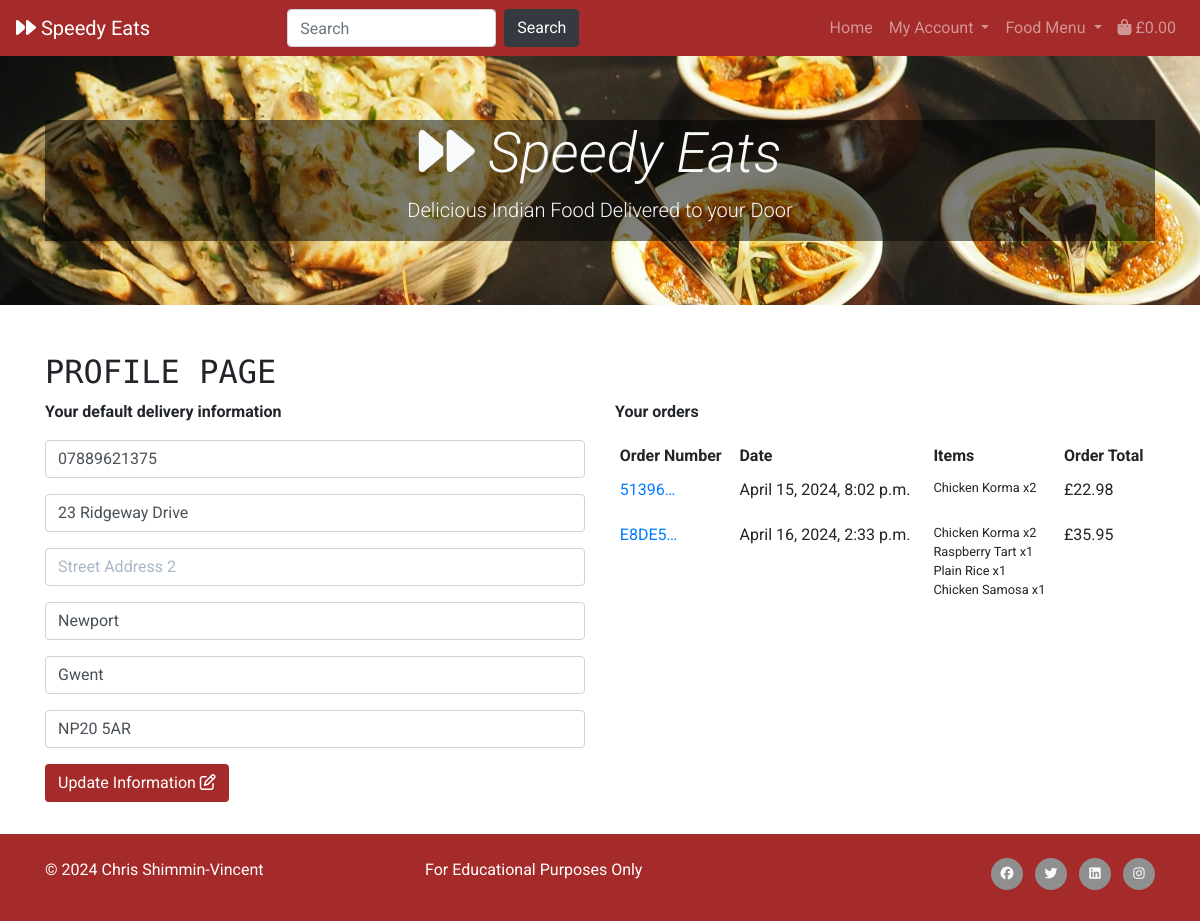
/profile/ (signed in), run on an earlier commit of the app's database.
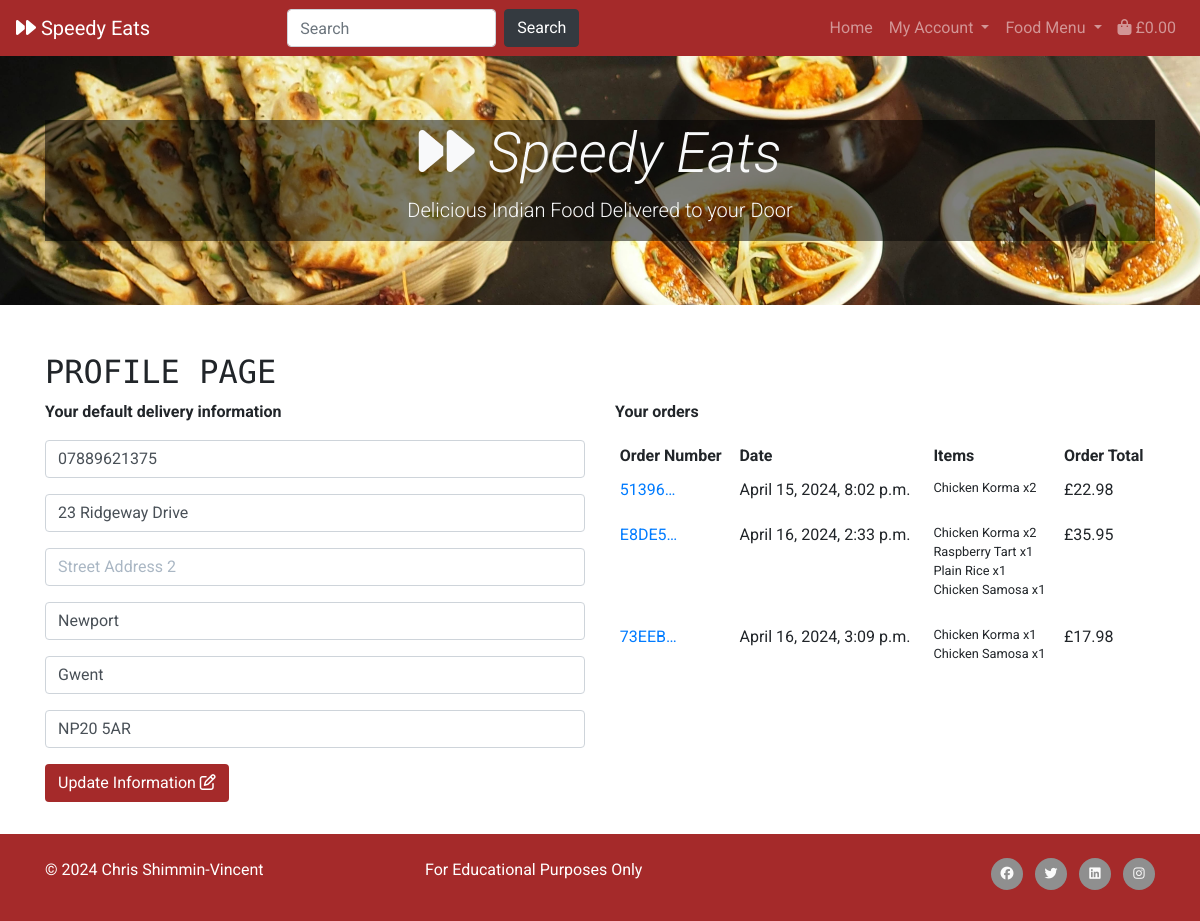
And on a later commit of the database.
### checkout/models.py (models this page shows, shortened)
class Order(models.Model):
    order_number = models.CharField(max_length=32, null=False, editable=False)
    date = models.DateTimeField(auto_now_add=True)
    user_profile = models.ForeignKey(UserProfile, on_delete=models.SET_NULL,
                                     null=True, blank=True,
                                     related_name='orders')
    full_name = models.CharField(max_length=50, null=False, blank=False)
    email = models.EmailField(max_length=254, null=False, blank=False)
    phone_number = models.CharField(max_length=20, null=False, blank=False)
    street_address1 = models.CharField(max_length=80, null=False, blank=False)
    street_address2 = models.CharField(max_length=80, null=True, blank=True)
    town_or_city = models.CharField(max_length=40, null=False, blank=False)
    county = models.CharField(max_length=80, null=False, blank=False)
    postcode = models.CharField(max_length=20, null=False, blank=False)
    delivery_cost = models.DecimalField(max_digits=6, decimal_places=2,
                                        null=False, default=0)
    order_total = models.DecimalField(max_digits=10, decimal_places=2,
                                      null=False, default=0)
    grand_total = models.DecimalField(max_digits=10, decimal_places=2,
                                      null=False, default=0)
    original_bag = models.TextField(null=False, blank=False, default='')
    stripe_pid = models.CharField(max_length=254, null=False,
                                  blank=False, default='')

class OrderLineItem(models.Model):
    order = models.ForeignKey(Order, null=False, blank=False,
                              on_delete=models.CASCADE,
                              related_name='lineitems')
    product = models.ForeignKey(Product, null=False, blank=False,
                                on_delete=models.CASCADE)
    quantity = models.IntegerField(null=False, blank=False, default=0)
    lineitem_total = models.DecimalField(max_digits=6, decimal_places=2,
                                         null=False, blank=False,
                                         editable=False)

### products/models.py (models this page shows, shortened)
class Product(models.Model):
    category = models.ForeignKey('Category', null=True,
                                 blank=True, on_delete=models.SET_NULL)
    product_code = models.CharField(max_length=254, null=True, blank=True)
    name = models.CharField(max_length=254)
    description = models.TextField()
    price = models.DecimalField(max_digits=6, decimal_places=2)
    image_url = models.URLField(max_length=1024, null=True, blank=True)
    image = models.ImageField(null=True, blank=True)

### profiles/views.py (the view)
# urls.py: path('', views.profile, name='profile'),
def profile(request):
    profile = get_object_or_404(UserProfile, user=request.user)
    if request.method == 'POST':
        form = UserProfileForm(request.POST, instance=profile)
        if form.is_valid():
            form.save()
            messages.success(request, 'Profile updated successfully')
    form = UserProfileForm(instance=profile)
    orders = profile.orders.all()
    template = 'profiles/profile.html'
    context = {
        'profile': profile,
        'form': form,
        'orders': orders,
        'no_bag': True,
    }
    return render(request, template, context)

### profiles/forms.py
class UserProfileForm(forms.ModelForm):
    class Meta:
        model = UserProfile
        exclude = ('user',)
    def __init__(self, *args, **kwargs):
        super().__init__(*args, **kwargs)
        placeholders = {
            'default_phone_number': 'Phone Number',
            'default_street_address1': 'Street Address 1',
            'default_street_address2': 'Street Address 2',
            'default_town_or_city': 'Town or City',
            'default_county': 'County',
            'default_postcode': 'Postal Code',
        }
        self.fields['default_phone_number'].widget.attrs['autofocus'] = True
        for field in self.fields:
            if self.fields[field].required:
                placeholder = f'{placeholders[field]} *'
            else:
                placeholder = placeholders[field]
            self.fields[field].widget.attrs['placeholder'] = placeholder
            self.fields[field].widget.attrs['class'] = 'profile-form-input'
            self.fields[field].label = False

### profiles/templates/profiles/profile.html (shortened to what this page needs)
{% extends "base.html" %}
{% load static %}
{% block content %}
<div class="container">
    <div class="row">
        <div class="col mt-3">
            <h2 class="logo-font">Profile page</h2>
        </div>
    </div>
    <div class="row">
        <div class="col-12 col-lg-6 mb-3">
            <p><strong>Your default delivery information</strong></p>
            <form class="mt-3" action="{% url 'profile' %}" method="POST" id="profile-update-form">
                {{ form|crispy }}
                <button class="btn brand-color">Update Information <i class="fa-regular fa-pen-to-square"></i></button>
            </form>
        </div>
        <div class="col-12 col-lg-6 mb-3">
            <p><strong>Your orders</strong></p>
                <div class="order-history table-responsive">
                    <table class="table table-sm table-borderless">
                        <thead>
                            <tr>
                                <th>Order Number</th>
                                <th>Date</th>
                                <th>Items</th>
                                <th>Order Total</th>
                            </tr>
                        </thead>
                        <tbody>
                            {% for order in orders %}
                            <tr>
                                <td>
                                    <a href="#" title="{{ order.order_number }}">
                                        {{ order.order_number|truncatechars:6 }}
                                    </a>
                                </td>
                                <td>{{ order.date }}</td>
                                <td>
                                    <ul class="list-unstyled">
                                        {% for item in order.lineitems.all %}
                                        <li class="small">
                                        {{ item.product.name }} x{{ item.quantity }}
                                        </li>
                                        {% endfor %}
                                    </ul>
                                </td>
                                <td>£{{ order.grand_total }}</td>
                            </tr>
                            {% endfor %}
                    </tbody>
                </table>
            </div>
        </div>
    </div>
</div>
{% endblock %}

What changed in the data, as far as the page shows it:
added Order: order_number "73EEB…", date "April 16, 2024, 3:09 p.m.", grand_total "17.98"
added OrderLineItem: product.name "Chicken Korma", quantity "1", shown under "73EEB…"
added OrderLineItem: product.name "Chicken Samosa", quantity "1", shown under "73EEB…"
